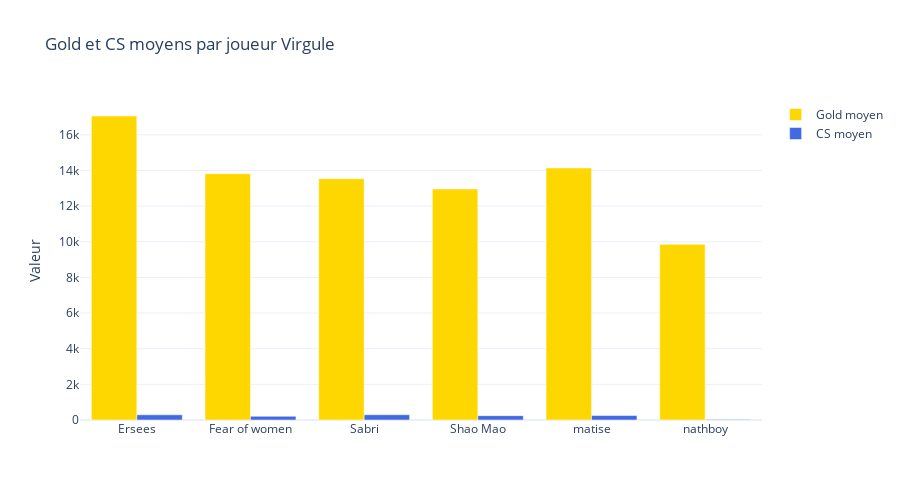

The notebook cell saved with this chart:
### Code cell
# Radar chart comparant les stats normalisées par minute
stats_normalized = df_virgule.groupby("Joueur").agg({
    "Kills/min": "mean",
    "Assists/min": "mean",
    "Gold/min": "mean",
    "CS/min": "mean",
    "Dégâts/min": "mean",
    "Vision Score/min": "mean",
    "CC/min": "mean",
}).round(2)

fig = go.Figure()

for player in stats_normalized.index:
    fig.add_trace(go.Scatterpolar(
        r=stats_normalized.loc[player].values,
        theta=stats_normalized.columns,
        fill='toself',
        name=player
    ))

fig.update_layout(
    polar=dict(
        radialaxis=dict(
            visible=True,
            range=[0, stats_normalized.max().max()]
        )),
    showlegend=True,
    title="Comparaison des Performances (par minute)"
)

fig.show()

### Figure 1 — Plotly figure (JSON) as saved in the notebook; plotly's stock layout.template omitted (floating-point values rounded to 4 significant figures)
{"data": [{"marker": {"color": "#FFD700"}, "name": "Gold moyen", "type": "bar", "x": ["Ersees", "Fear of women", "Sabri", "Shao Mao", "matise", "nathboy"], "y": [17060.0, 13820.0, 13540.0, 12960.0, 14140.0, 9856.0]}, {"marker": {"color": "#4169E1"}, "name": "CS moyen", "type": "bar", "x": ["Ersees", "Fear of women", "Sabri", "Shao Mao", "matise", "nathboy"], "y": [292.5, 207.8, 297.7, 244.3, 250.5, 34.67]}], "layout": {"barmode": "group", "height": 500, "title": {"text": "Gold et CS moyens par joueur Virgule"}, "width": 900, "yaxis": {"title": {"text": "Valeur"}}}}
